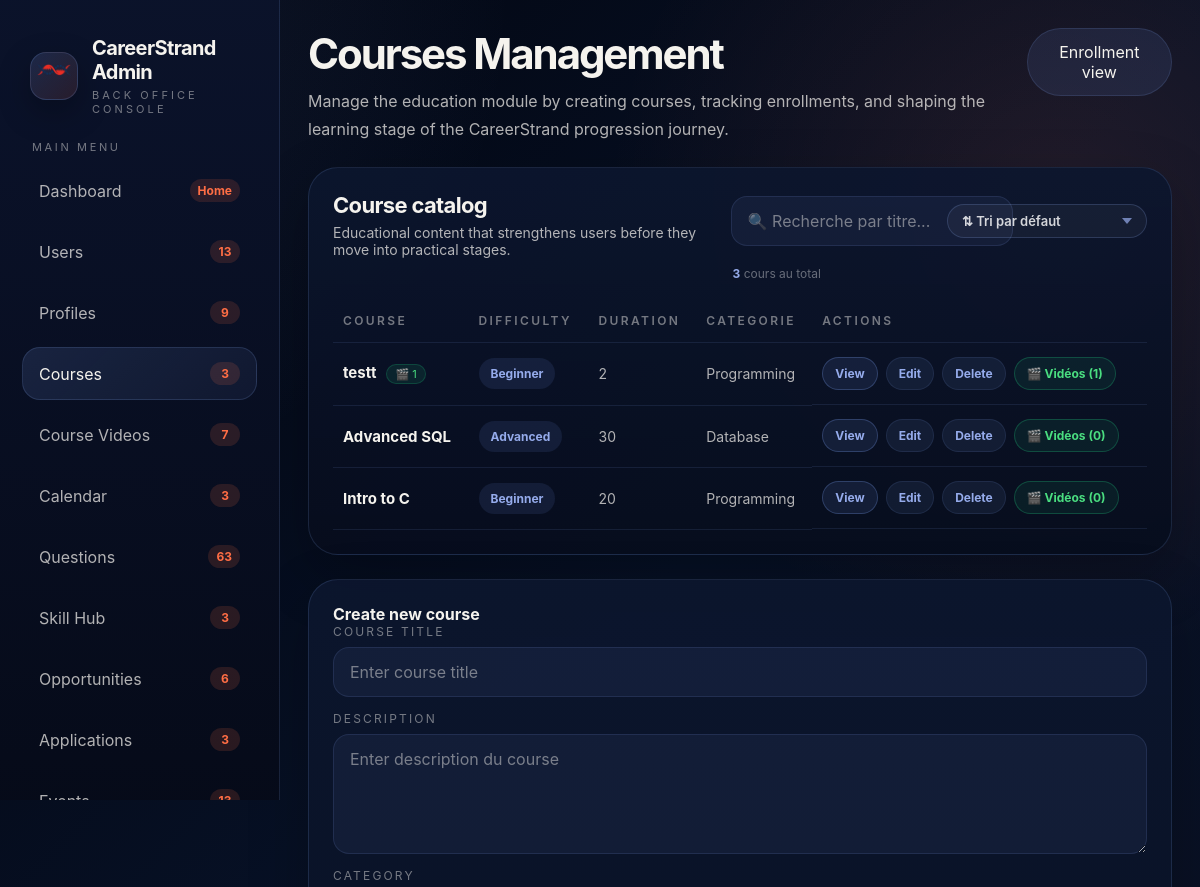
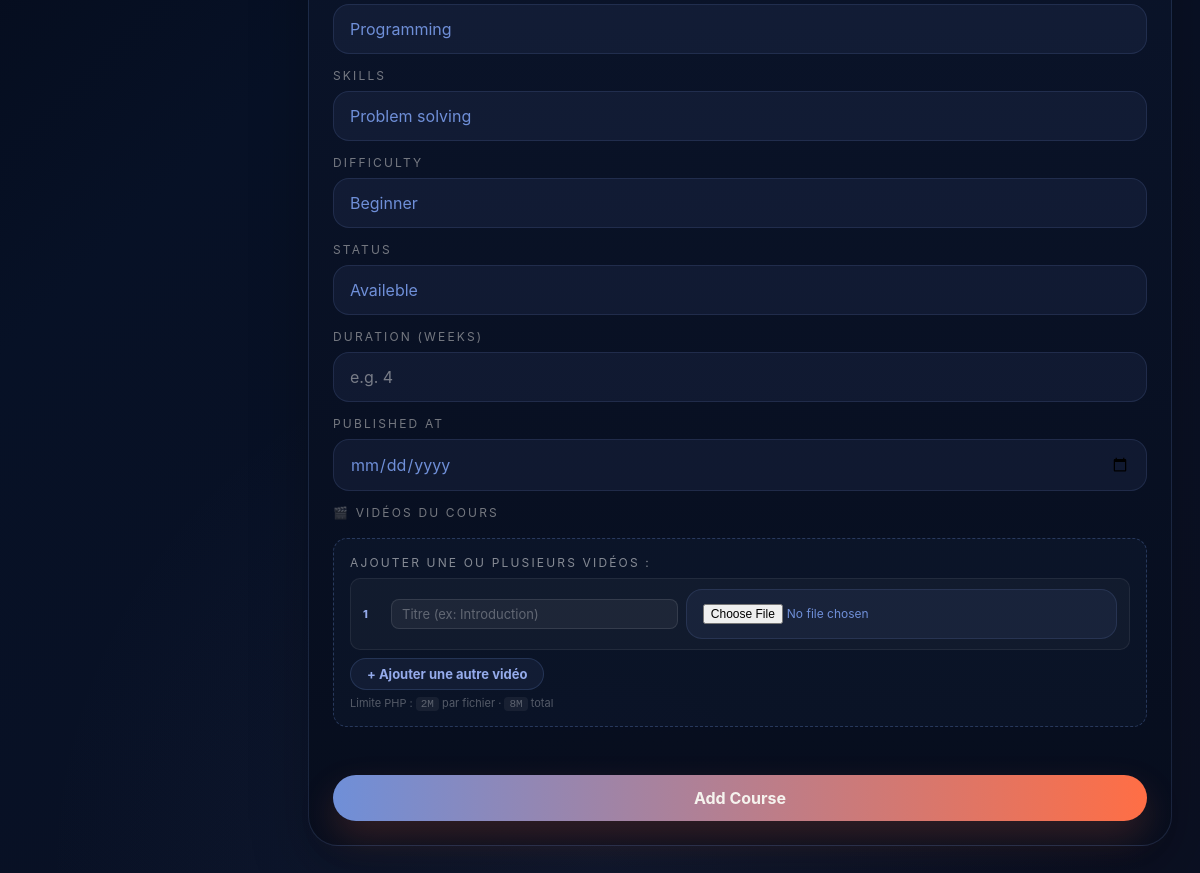
/View/BackOffice/admin-courses.php (signed in), run on the app's committed database (2 pictures, top to bottom).
### tables this page shows
CREATE TABLE `course_videos` (
  `video_id` int(11) NOT NULL,
  `course_id` int(11) NOT NULL,
  `title` varchar(255) DEFAULT NULL,
  `video_path` varchar(255) NOT NULL,
  `position` int(11) NOT NULL DEFAULT 1,
  `created_at` timestamp NOT NULL DEFAULT current_timestamp()
);

CREATE TABLE `course` (
  `courseId` int(11) NOT NULL,
  `title` varchar(255) DEFAULT NULL,
  `description` varchar(255) DEFAULT NULL,
  `category` varchar(100) DEFAULT NULL,
  `skill` varchar(100) DEFAULT NULL,
  `difficulty` varchar(50) DEFAULT NULL,
  `duration` int(11) DEFAULT NULL,
  `status` varchar(50) DEFAULT NULL,
  `createdAt` date DEFAULT NULL
);

### View/backoffice/admin-courses.php (the view, shortened to what the rows shown need)
<?php
    require_once __DIR__ . '/../../Controller/ControlCourses.php';
    require_once __DIR__ . '/../../Controller/ControlCourseVideos.php';
    $controlC = new ControlCourses();
    $controlV = new ControlCourseVideos();
    $searchQuery = trim($_GET['search'] ?? '');
    $sortBy      = $_GET['sort'] ?? 'default';
    $coursesRaw  = $controlC->listeCourse();
    $allCourses  = $coursesRaw->fetchAll(PDO::FETCH_ASSOC);
    usort($allCourses, function($a, $b) use ($sortBy) {
        switch ($sortBy) {
            case 'alpha_asc':  return strcasecmp($a['Title'], $b['Title']);
            case 'alpha_desc': return strcasecmp($b['Title'], $a['Title']);
            case 'recent':     return strtotime($b['Published_AT'] ?? '0') - strtotime($a['Published_AT'] ?? '0');
            case 'oldest':     return strtotime($a['Published_AT'] ?? '0') - strtotime($b['Published_AT'] ?? '0');
            default:           return 0;
        }
    });
    $videoCountByCourse = [];
    foreach ($allCourses as $row) {
        $vids = $controlV->getVideosByCourse($row['CourseID']);
        $videoCountByCourse[$row['CourseID']] = count($vids);
    }
?>
<!DOCTYPE html>
<html lang="en">
<head>
  <link rel="stylesheet" href="assets/css/admin.css" />
  <link rel="stylesheet" href="assets/css/education-admin.css" />
</head>
<body>
  <div class="admin-shell">
    <?php include __DIR__ . '/partials/admin-sidebar.php'; ?>
    <main class="admin-main">
      <header class="page-header">
        <div><h2>Courses Management</h2><p>Manage the education module by creating courses, tracking enrollments, and shaping the learning stage of the CareerStrand progression journey.</p></div>
      </header>
      <section class="detail-grid">
        <article class="panel">
          <table id="courses-table">
            <thead>
              <tr>
                <th>Course</th>
                <th>Difficulty</th>
                <th>Duration</th>
                <th>Categorie</th>
                <th>Actions</th>
              </tr>
            </thead>
            <tbody>
              <?php if (empty($allCourses)): ?>
                <tr>
                  <td colspan="5" style="text-align:center;padding:30px;color:rgba(255,255,255,0.4);">
                    Aucun cours trouvé pour "<?= htmlspecialchars($searchQuery) ?>"
                  </td>
                </tr>
              <?php else: ?>
                <?php foreach ($allCourses as $row):
                    $nbVideos = $videoCountByCourse[$row['CourseID']] ?? 0;
                ?>
                <tr>
                  <td>
                    <strong><?= htmlspecialchars($row['Title']) ?></strong>
                    <?php if ($nbVideos > 0): ?>
                      <span class="video-count-badge">🎬 <?= $nbVideos ?></span>
                    <?php endif; ?>
                  </td>
                  <td><span class="category-chip"><?= htmlspecialchars($row['Difficulty']) ?></span></td>
                  <td><?= htmlspecialchars($row['Duration']) ?></td>
                  <td><?= htmlspecialchars($row['Categorie']) ?></td>
                  <td class="table-actions">
                    <a class="link-btn view" href="admin-courses.php?view=<?= (int)$row['CourseID'] ?>">View</a>
                    <a class="link-btn" href="admin-courses.php?update=<?= (int)$row['CourseID'] ?>" onclick="return confirm('Update this course?')">Edit</a>
                    <a class="link-btn" href="admin-courses.php?delete=<?= (int)$row['CourseID'] ?>" onclick="return confirm('Delete this course?')">Delete</a>
                    <a class="link-btn videos" href="admin-course-videos.php?course_id=<?= (int)$row['CourseID'] ?>">🎬 Vidéos (<?= $nbVideos ?>)</a>
                  </td>
                </tr>
                <?php endforeach; ?>
              <?php endif; ?>
            </tbody>
          </table>
        </article>
      </section>
    </main>
  </div>
</body>
</html>

### View/backoffice/partials/admin-sidebar.php (shortened to what the rows shown need)
<?php
$adminSidebarCurrent = basename($_SERVER['SCRIPT_NAME'] ?? '');
$adminSidebarBadges = $adminSidebarBadges ?? [];
if (!function_exists('adminSidebarCountTable')) {
    function adminSidebarCountTable(string $table): ?int
    {
        try {
            $pdo = config::getConnexion();
            $exists = $pdo->prepare(
                'SELECT COUNT(*) FROM information_schema.TABLES WHERE TABLE_SCHEMA = DATABASE() AND TABLE_NAME = ?'
            );
            $exists->execute([$table]);
            return (int) $pdo->query('SELECT COUNT(*) FROM `' . str_replace('`', '``', $table) . '`')->fetchColumn();
        } catch (Throwable $e) {
            return null;
        }
    }
}
$adminSidebarTableBadges = [
    'users' => 'users',
    'profiles' => 'profile',
    'courses' => 'course',
    'course-videos' => 'course_videos',
    'calendar' => 'calendar',
    'questions' => 'userquestionnaire',
    'skillhub' => 'skillhub',
    'opportunities' => 'opportunity',
    'applications' => 'application',
    'events' => 'event',
];
foreach ($adminSidebarTableBadges as $adminSidebarBadgeKey => $adminSidebarTable) {
    if (!isset($adminSidebarBadges[$adminSidebarBadgeKey])) {
        $adminSidebarCount = adminSidebarCountTable($adminSidebarTable);
        if ($adminSidebarCount !== null) {
            $adminSidebarBadges[$adminSidebarBadgeKey] = $adminSidebarCount;
        }
    }
}
$adminSidebarItems = [
    ['key' => 'dashboard', 'label' => 'Dashboard', 'href' => 'admin-dashboard.php', 'badge' => 'Home'],
    ['key' => 'users', 'label' => 'Users', 'href' => 'admin-users.php', 'badge' => '-'],
    ['key' => 'profiles', 'label' => 'Profiles', 'href' => 'admin-profiles.php', 'badge' => '-'],
    ['key' => 'courses', 'label' => 'Courses', 'href' => 'admin-courses.php', 'badge' => '-'],
    ['key' => 'course-videos', 'label' => 'Course Videos', 'href' => 'admin-course-videos.php', 'badge' => 'New'],
    ['key' => 'calendar', 'label' => 'Calendar', 'href' => 'admin-calendrier.php', 'badge' => '-'],
    ['key' => 'questions', 'label' => 'Questions', 'href' => 'admin-questions.php', 'badge' => '-'],
    ['key' => 'skillhub', 'label' => 'Skill Hub', 'href' => 'admin-skills.php', 'badge' => '-'],
    ['key' => 'opportunities', 'label' => 'Opportunities', 'href' => 'admin-opportunities.php', 'badge' => '-'],
    ['key' => 'applications', 'label' => 'Applications', 'href' => 'admin-applications.php', 'badge' => '-'],
    ['key' => 'events', 'label' => 'Events', 'href' => 'admin-feedback.php', 'badge' => '-'],
];
$adminSidebarEscape = static fn($value): string => htmlspecialchars((string) $value, ENT_QUOTES, 'UTF-8');
?>
<aside class="admin-sidebar">
    <div class="brand">
        <div>
            <h1>CareerStrand Admin</h1>
        </div>
    </div>
    <nav class="nav-list">
        <?php foreach ($adminSidebarItems as $adminSidebarItem) {
            $adminSidebarIsActive = $adminSidebarCurrent === $adminSidebarItem['href'];
            $adminSidebarBadge = $adminSidebarBadges[$adminSidebarItem['key']] ?? $adminSidebarItem['badge'];
            $adminSidebarBadgeClass = trim('badge ' . ($adminSidebarItem['badgeClass'] ?? ''));
            $adminSidebarBadgeId = $adminSidebarIsActive && in_array($adminSidebarItem['key'], ['applications', 'opportunities'], true)
                ? ' id="sideCount"'
                : '';
        ?>
            <a class="nav-item<?= $adminSidebarIsActive ? ' active' : ''; ?>" href="<?= $adminSidebarEscape($adminSidebarItem['href']); ?>"<?= $adminSidebarIsActive ? ' aria-current="page"' : ''; ?>>
                <span><?= $adminSidebarEscape($adminSidebarItem['label']); ?></span>
                <span class="<?= $adminSidebarEscape($adminSidebarBadgeClass); ?>"<?= $adminSidebarBadgeId; ?>><?= $adminSidebarEscape($adminSidebarBadge); ?></span>
            </a>
        <?php } ?>
    </nav>
</aside>

### data on the page
course_videos: course "3", video_id "7"
course: title "testt", courseId "1", difficulty "Beginner", duration "2", category "Programming"
course: title "Advanced SQL", difficulty "Advanced", duration "30", category "Database", courseId "0"
course: title "Intro to C", difficulty "Beginner", duration "20", category "Programming", courseId "0"

### other printed values
$adminSidebarEscape($adminSidebarItem['label']) "Dashboard"
$adminSidebarEscape($adminSidebarBadge) "Home"
$adminSidebarEscape($adminSidebarItem['label']) "Users"
$adminSidebarEscape($adminSidebarBadge) "13"
$adminSidebarEscape($adminSidebarItem['label']) "Profiles"
$adminSidebarEscape($adminSidebarBadge) "9"
$adminSidebarEscape($adminSidebarItem['label']) "Courses"
$adminSidebarEscape($adminSidebarItem['label']) "Course Videos"
$adminSidebarEscape($adminSidebarItem['label']) "Calendar"
$adminSidebarEscape($adminSidebarItem['label']) "Questions"
$adminSidebarEscape($adminSidebarBadge) "63"
$adminSidebarEscape($adminSidebarItem['label']) "Skill Hub"
$adminSidebarEscape($adminSidebarItem['label']) "Opportunities"
$adminSidebarEscape($adminSidebarBadge) "6"
$adminSidebarEscape($adminSidebarItem['label']) "Applications"
